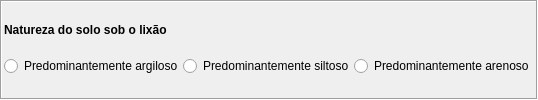
          <widget class="QFrame" name="frame_30">
           <property name="sizePolicy">
            <sizepolicy hsizetype="Preferred" vsizetype="Fixed">
             <horstretch>0</horstretch>
             <verstretch>0</verstretch>
            </sizepolicy>
           </property>
           <property name="frameShape">
            <enum>QFrame::Box</enum>
           </property>
           <property name="frameShadow">
            <enum>QFrame::Sunken</enum>
           </property>
           <layout class="QHBoxLayout" name="horizontalLayout_52" stretch="0">
            <property name="spacing">
             <number>2</number>
            </property>
            <property name="leftMargin">
             <number>2</number>
            </property>
            <property name="topMargin">
             <number>2</number>
            </property>
            <property name="rightMargin">
             <number>2</number>
            </property>
            <property name="bottomMargin">
             <number>2</number>
            </property>
            <item>
             <layout class="QVBoxLayout" name="verticalLayout_62">
              <property name="spacing">
               <number>0</number>
              </property>
              <item>
               <widget class="QLabel" name="lbNaturezaSolo">
                <property name="sizePolicy">
                 <sizepolicy hsizetype="Preferred" vsizetype="Fixed">
                  <horstretch>0</horstretch>
                  <verstretch>0</verstretch>
                 </sizepolicy>
                </property>
                <property name="text">
                 <string>&lt;html&gt;&lt;head/&gt;&lt;body&gt;&lt;p align=&quot;justify&quot;&gt;&lt;span style=&quot; font-weight:600;&quot;&gt;Natureza do solo sob o lixão&lt;/span&gt;&lt;/p&gt;&lt;/body&gt;&lt;/html&gt;</string>
                </property>
               </widget>
              </item>
              <item>
               <layout class="QGridLayout" name="gridLayout_40">
                <property name="verticalSpacing">
                 <number>2</number>
                </property>
                <item row="0" column="0">
                 <widget class="QRadioButton" name="rbNaturezaSolo_0">
                  <property name="sizePolicy">
                   <sizepolicy hsizetype="Preferred" vsizetype="Fixed">
                    <horstretch>0</horstretch>
                    <verstretch>0</verstretch>
                   </sizepolicy>
                  </property>
                  <property name="text">
                   <string>Predominantemente argiloso</string>
                  </property>
                 </widget>
                </item>
                <item row="0" column="1">
                 <widget class="QRadioButton" name="rbNaturezaSolo_1">
                  <property name="sizePolicy">
                   <sizepolicy hsizetype="Preferred" vsizetype="Fixed">
                    <horstretch>0</horstretch>
                    <verstretch>0</verstretch>
                   </sizepolicy>
                  </property>
                  <property name="text">
                   <string>Predominantemente siltoso</string>
                  </property>
                 </widget>
                </item>
                <item row="0" column="2">
                 <widget class="QRadioButton" name="rbNaturezaSolo_2">
                  <property name="sizePolicy">
                   <sizepolicy hsizetype="Preferred" vsizetype="Fixed">
                    <horstretch>0</horstretch>
                    <verstretch>0</verstretch>
                   </sizepolicy>
                  </property>
                  <property name="text">
                   <string>Predominantemente arenoso</string>
                  </property>
                 </widget>
                </item>
               </layout>
              </item>
             </layout>
            </item>
           </layout>
          </widget>
